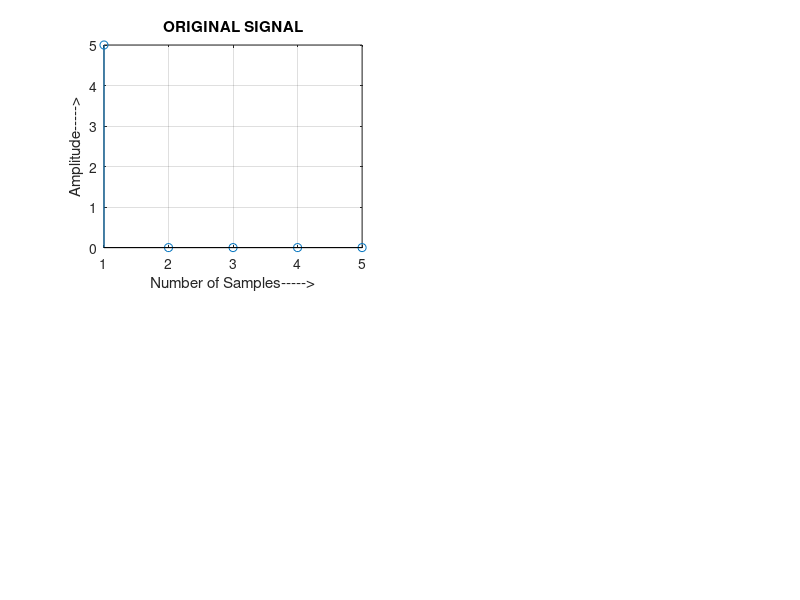

Recreate this plot in MATLAB. (Note: this script raises an error after producing the figure.)
clc;
clear all;
close all;
x=input('Enter the sequence:');
N=input('Enter the value of N:');
x=[x,zeros(1,N-length(x))];
subplot(2,2,1);
stem(x);
xlabel('Number of Samples----->');
ylabel('Amplitude----->');
title('ORIGINAL SIGNAL');
grid on;
XK=dft(x,N);
disp(XK);
subplot(2,2,2);
stem(abs(XK));
xlabel('Number of Samples----->');
ylabel('Amplitude----->');
title('DFT OF SIGNAL');
grid on;
[xn]=idft(XK,N);
disp(xn);
subplot(2,2,[3 4]);
stem(abs(xn));
xlabel('Number of Samples----->');
ylabel('Amplitude----->');
title('IDFT OF SIGNAL');
grid on;
